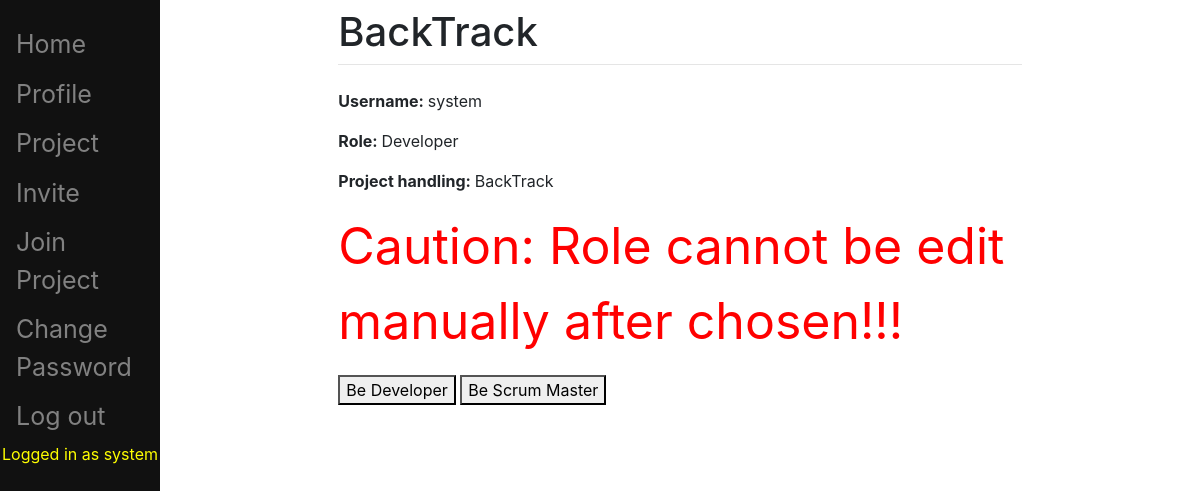
Page /pbi/profile/ (signed in) on the earlier database version.
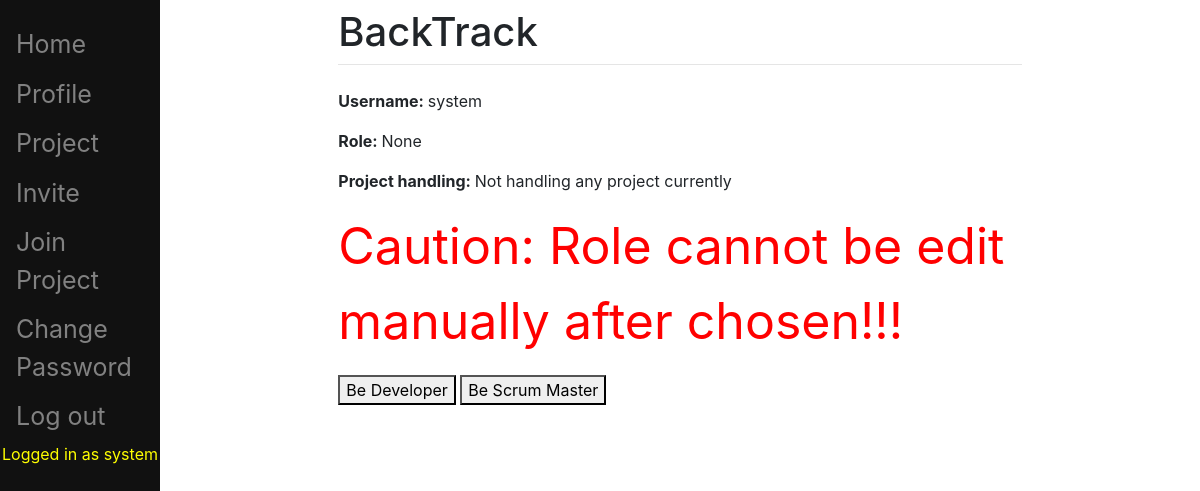
Same page on the later database version.
### pbi/models.py (models this page shows, shortened)
class Person(models.Model):
	STAT = (
		('Product Owner', 'Product Owner'),
		('Scrum Master', 'Scrum Master'),
		('Developer', 'Developer'),
	)
	user = models.OneToOneField(User, on_delete=models.CASCADE, blank=True, null=True)
	role = models.CharField(choices=STAT, max_length=200, blank=True, null=True)
	project = models.ForeignKey(Project, on_delete=models.CASCADE, blank=True, null=True)
	chosen = models.PositiveIntegerField(default=1)

class Project(models.Model):
	STAT = (
		('Completed', 'Completed'),
		('In Progress', 'In Progress'),
		('Not yet started', 'Not yet started'),
	)
	name = models.CharField(max_length=200)
	description = models.CharField(max_length=200, blank=True, null=True)
	status = models.CharField(choices=STAT, default='Not yet started', max_length=200)
	last_sprint = models.IntegerField(default=1, editable=False)
	Dhash = models.CharField(max_length=200, default=_hash, editable=False)
	SMhash = models.CharField(max_length=200, default=_hash, editable=False)

### pbi/views.py (the view)
class ProfileView(LoginRequiredMixin, TemplateView):
    login_url = '/pbi/login/'
    redirect_field_name = 'redirect_to'
    template_name="profile_view.html"
    model = Person
    def get_context_data(self, **kwargs):
        context = super(ProfileView, self).get_context_data(**kwargs)
        u = self.request.user
        try:
            p = Person.objects.get(user = u)
        except Person.DoesNotExist:
            newPerson = Person(user = u)
            newPerson.save()
        person1 = Person.objects.get(user = u)
        context['project'] = person1.project
        context['person'] = person1
        return context

### templates/profile_view.html (shortened to what this page needs)
{% extends "main/base.html" %}
{% block content %}
<p><b>Username: </b>{{ person.user.username }}</p>
<p><b>Role: </b>{{ person.role }}</p>
<p><b>Project handling: </b>
    {% if project.name == NONE %}
        Not handling any project currently
    {% else %}
        {{ project.name }}
    {% endif %}
</p>
{% if person.chosen == 1 and role == NONE%}
    <p style="color:red;font-size:50px;"> Caution: Role cannot be edit manually after chosen!!!</p>
    <p>
        <button onclick="window.location.href = '/pbi/BeDeveloper/';">Be Developer</button>
        <button onclick="window.location.href = '/pbi/BeScrumMaster/';">Be Scrum Master</button>
    </p>
{% endif %}
{% endblock %}

Differences in the rows shown:
no longer on this page (row unchanged): Project: name "BackTrack"
changed Person "system": role "Developer" → "None"
Other differences:
text now shown: "Not handling any project currently"
